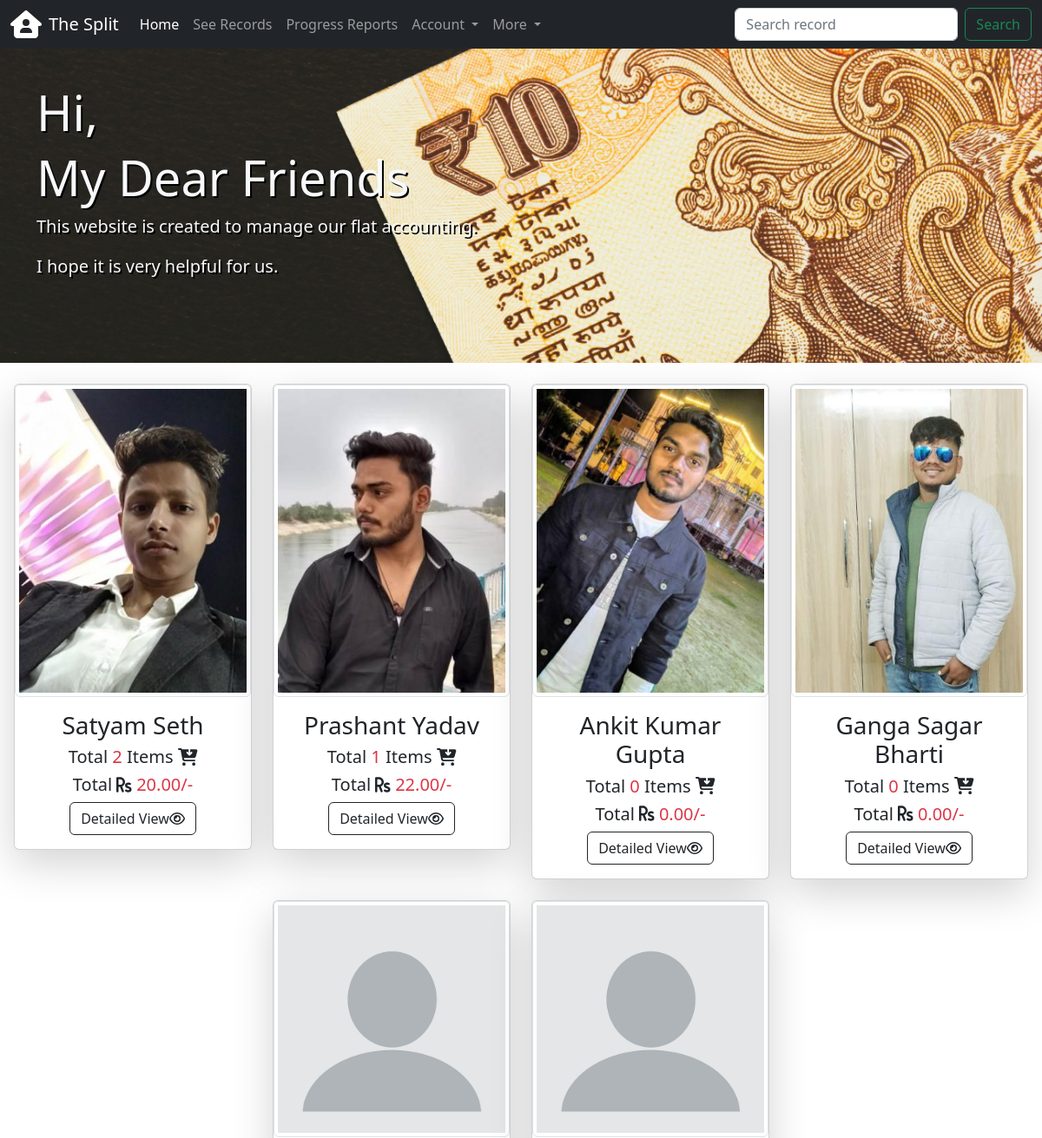
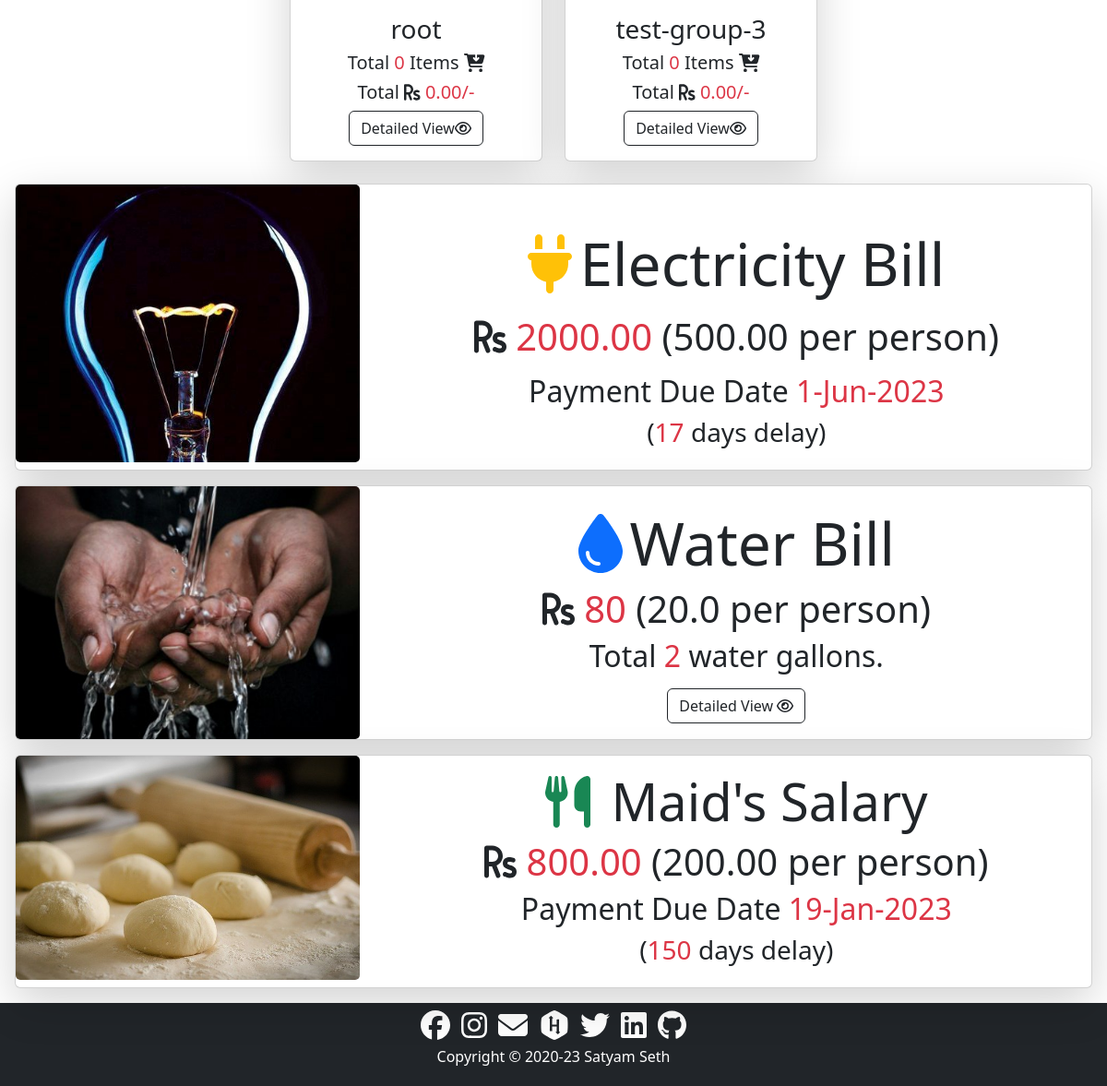
The page / on the database its author committed (2 pictures, top to bottom).
### accounts/models.py (models this page shows, shortened)
class Profile(models.Model):
    user = models.OneToOneField(
        to=settings.AUTH_USER_MODEL, related_name="profile", on_delete=models.CASCADE
    )
    avatar = models.ImageField(
        default="profile_avatars/avatar.png", upload_to="profile_avatars"
    )
    cover_photo = models.ImageField(
        default="profile_cover_photos/cover_photo.jpg", upload_to="profile_cover_photos"
    )

### records/models.py (models this page shows, shortened)
class Electricity(models.Model):
    due_date = models.DateField()
    price = models.DecimalField(
        decimal_places=2,
        max_digits=7,
    )
    modified_on = models.DateTimeField(auto_now=True)
    created_on = models.DateTimeField(auto_now_add=True)

class Maid(models.Model):
    due_date = models.DateField()
    price = models.DecimalField(
        decimal_places=2,
        max_digits=7,
    )
    modified_on = models.DateTimeField(auto_now=True)
    created_on = models.DateTimeField(auto_now_add=True)

### core/views.py (the view)
# urls.py: path("", views.home, name="home"),
def home(request: HttpRequest) -> HttpResponse:
    w_sum = Water.objects.aggregate(Sum("quantity"))["quantity__sum"]
    w_price = 40 * w_sum
    w_pp = w_price / 4
    electricity = Electricity.objects.latest("due_date")
    e_pp = electricity.price / 4
    e_days_left = (electricity.due_date - timezone.now().date()).days
    maid = Maid.objects.latest("due_date")
    m_pp = maid.price / 4
    m_days_left = (maid.due_date - timezone.now().date()).days
    users = User.objects.filter(groups__name="d52")
    records = []
    for user in users:
        total_spent = Record.objects.filter(purchaser=user).aggregate(Sum("price"))[
            "price__sum"
        ]
        records.append({"user": user, "total_spent": total_spent})
    context = {
        "home_active": "active",
        "records": records,
        "w_sum": w_sum,
        "w_price": w_price,
        "w_pp": w_pp,
        "electricity": electricity,
        "e_pp": e_pp,
        "e_days_left": e_days_left,
        "maid": maid,
        "m_pp": m_pp,
        "m_days_left": m_days_left,
    }
    return render(request, "core/index.html", context)

### core/templates/core/index.html (shortened to what this page needs)
{% extends 'core/base.html' %}
{% load static %}
{% block content %}
<div class="container-fluid py-5 mb-4 home">
    <div class="container text-light my-5">
        <div>
            <h1 class="display-4">Hi,</h1>
            <h1 class="display-4">My Dear Friends</h1>
        </div>
        <div class="lead">
            <p>This website is created to manage our flat accounting.</p>
            <p>I hope it is very helpful for us.</p>
        </div>
    </div>
</div>
<div class="container-fluid mb-4 px-3">
    <div class="row row-cols-1 row-cols-sm-2 row-cols-lg-4 g-4 justify-content-center">
        {% for record in records %}
        <div class="col">
            <div class="card text-center shadow-lg">
                <img src="{{ record.user.profile.avatar.url }}" class="card-img-top img-thumbnail" alt="{{record.user.full_name}}">
                <div class="card-body">
                <h3 class="card-title">{% if record.user.get_full_name %}{{record.user.get_full_name}}{% else %}{{record.user.username}}{% endif %}</h3>
                <h5 class="card-text">Total <span class="text-danger">{{record.user.purchaser.count}}</span> Items <i
                        class="fas fa-cart-arrow-down"></i></h5>
                <h5 class="card-text">Total <i class="fas fa-rupee-sign"></i><span class="text-danger">
                        {{record.total_spent|default_if_none:0|stringformat:".2f"}}/-</span>
                </h5>
                <a class="btn btn-outline-dark" href="{% url 'records:detailed' record.user.id %}" role="button">
                    Detailed View<i class="far fa-eye"></i>
                </a>
                </div>
            </div>
        </div>
        {% endfor %}
    </div>
</div>
{% if electricity.price %}
<div class="card shadow-lg m-3">
    <div class="row no-gutters">
        <div class="col-md-4">
            <img src="{% static 'core/images/electricity.jpg' %}" class="card-img" alt="electricity">
        </div>
        <div class="col-md-8">
            <div class="card-body text-center pt-5">
                <div class="display-3"><i class="fas fa-plug text-warning me-2"></i>Electricity Bill</div>
                <h1 class="pt-3">
                    <i class="fas fa-rupee-sign"></i>
                    <span class="text-danger">{{electricity.price}}</span>
                    <span>({{e_pp}} per person)</span>
                </h1>
                <h2 class="pt-2">Payment Due Date <span class="text-danger">{{electricity.due_date|date:"j-M-Y"}}</span>
                </h2>
                {% if e_days_left > 0 %}
                <h3>(<span class="text-danger">{{e_days_left}}</span> days left to pay)</h3>
                {% elif e_days_left < 0 %} <h3>(<span class="text-danger">{{e_days_left|cut:"-" }}</span> days delay)
                    </h3>
                    {% else %}
                    <h3>(pay <span class="text-danger">today</span> immediately)</h3>
                    {% endif %}
            </div>
        </div>
    </div>
</div>
{% endif %}
<div class="card shadow-lg m-3">
    <div class="row no-gutters">
        <div class="col-md-4">
            <img src="{% static 'core/images/water.jpg' %}" class="card-img" alt="water">
        </div>
        <div class="col-md-8">
            <div class="card-body text-center pt-4">
                <h2 class="display-3"><i class="fas fa-tint text-primary me-2"></i>Water Bill</h2>
                <h1>
                    <i class="fas fa-rupee-sign"></i>
                    <span class="text-danger">{{w_price}}</span>
                    <span>({{w_pp}} per person)</span>
                </h1>
                <h2>Total <span class="text-danger">{{w_sum}}</span> water gallons.</h2>
                <a class="mt-2 btn btn-outline-dark" href="{% url 'records:detailed_water' %}" role="button">Detailed View <i
                        class="far fa-eye"></i></a>
            </div>
        </div>
    </div>
</div>
<div class="card shadow-lg m-3">
    <div class="row no-gutters">
        <div class="col-md-4">
            <img src="{% static 'core/images/maid.jpg' %}" class="card-img" alt="maid">
        </div>
        <div class="col-md-8">
            <div class="card-body text-center">
                <h2 class="display-4"><i class="fas fa-utensils text-success me-2"></i>
                    Maid's Salary</h2>
                <h1>
                    <i class="fas fa-rupee-sign"></i>
                    <span class="text-danger">{{maid.price}}</span>
                    <span>({{m_pp}} per person)</span>
                </h1>
                <h2>Payment Due Date <span class="text-danger">{{maid.due_date|date:"j-M-Y"}}</span></h2>
                {% if m_days_left > 0 %}
                <h3>(<span class="text-danger">{{m_days_left}}</span> days left to pay)</h3>
                {% elif m_days_left < 0 %} <h3>(<span class="text-danger">{{m_days_left|cut:"-" }}</span> days delay)
                    </h3>
                    {% else %}
                    <h3>(pay <span class="text-danger">today</span> immediately)</h3>
                    {% endif %}
            </div>
        </div>
    </div>
</div>
{% endblock content %}

### core/static/core/css/style.css (style rules this page uses)
.home { background-image: url("../images/home.jpg"); background-color: dimgrey; background-size: cover; height: 100%; text-shadow: 2px 2px black; }

### rows shown on the page
Electricity: price "2000.00", due_date "1-Jun-2023"
Maid: price "800.00", due_date "19-Jan-2023"

### other values the page prints
{{ record.user.get_full_name }} "Satyam Seth"
{{ record.user.purchaser.count }} "2"
{{ record.total_spent|default_if_none:0|stringformat:".2f" }} "20.00"
{{ record.user.get_full_name }} "Prashant Yadav"
{{ record.user.purchaser.count }} "1"
{{ record.total_spent|default_if_none:0|stringformat:".2f" }} "22.00"
{{ record.user.get_full_name }} "Ankit Kumar Gupta"
{{ record.user.purchaser.count }} "0"
{{ record.total_spent|default_if_none:0|stringformat:".2f" }} "0.00"
{{ record.user.get_full_name }} "Ganga Sagar Bharti"
{{ record.user.username }} "root"
{{ record.user.username }} "test-group-3"
{{ e_pp }} "500.00"
{{ w_price }} "80"
{{ w_pp }} "20.0"
